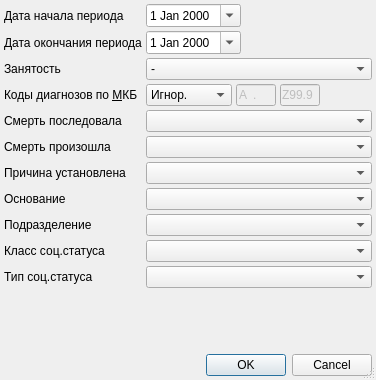
<?xml version="1.0" encoding="UTF-8"?>
<ui version="4.0">
 <class>DeathReportSetupDialog</class>
 <widget class="QDialog" name="DeathReportSetupDialog">
  <property name="windowModality">
   <enum>Qt::ApplicationModal</enum>
  </property>
  <property name="geometry">
   <rect>
    <x>0</x>
    <y>0</y>
    <width>376</width>
    <height>380</height>
   </rect>
  </property>
  <property name="windowTitle">
   <string>параметры отчёта</string>
  </property>
  <property name="sizeGripEnabled">
   <bool>true</bool>
  </property>
  <layout class="QGridLayout">
   <property name="margin">
    <number>4</number>
   </property>
   <property name="spacing">
    <number>4</number>
   </property>
   <item row="10" column="1" colspan="2">
    <widget class="CSocStatusComboBox" name="cmbSocStatusClass"/>
   </item>
   <item row="3" column="1" colspan="2">
    <widget class="QFrame" name="frmMKB">
     <property name="frameShape">
      <enum>QFrame::NoFrame</enum>
     </property>
     <property name="frameShadow">
      <enum>QFrame::Raised</enum>
     </property>
     <layout class="QGridLayout" name="_2">
      <property name="horizontalSpacing">
       <number>4</number>
      </property>
      <property name="verticalSpacing">
       <number>0</number>
      </property>
      <property name="margin">
       <number>0</number>
      </property>
      <item row="0" column="0">
       <widget class="QComboBox" name="cmbMKBFilter">
        <item>
         <property name="text">
          <string>Игнор.</string>
         </property>
        </item>
        <item>
         <property name="text">
          <string>Интервал</string>
         </property>
        </item>
       </widget>
      </item>
      <item row="0" column="1">
       <widget class="CICDCodeEdit" name="edtMKBFrom">
        <property name="enabled">
         <bool>false</bool>
        </property>
        <property name="sizePolicy">
         <sizepolicy hsizetype="Fixed" vsizetype="Fixed">
          <horstretch>0</horstretch>
          <verstretch>0</verstretch>
         </sizepolicy>
        </property>
        <property name="maximumSize">
         <size>
          <width>40</width>
          <height>16777215</height>
         </size>
        </property>
        <property name="inputMask">
         <string>a00.00; </string>
        </property>
        <property name="text">
         <string>A.</string>
        </property>
        <property name="maxLength">
         <number>6</number>
        </property>
       </widget>
      </item>
      <item row="0" column="2">
       <widget class="CICDCodeEdit" name="edtMKBTo">
        <property name="enabled">
         <bool>false</bool>
        </property>
        <property name="sizePolicy">
         <sizepolicy hsizetype="Fixed" vsizetype="Fixed">
          <horstretch>0</horstretch>
          <verstretch>0</verstretch>
         </sizepolicy>
        </property>
        <property name="maximumSize">
         <size>
          <width>40</width>
          <height>16777215</height>
         </size>
        </property>
        <property name="inputMask">
         <string>a00.00; </string>
        </property>
        <property name="text">
         <string>Z99.9</string>
        </property>
        <property name="maxLength">
         <number>6</number>
        </property>
       </widget>
      </item>
      <item row="0" column="3">
       <spacer>
        <property name="orientation">
         <enum>Qt::Horizontal</enum>
        </property>
        <property name="sizeHint" stdset="0">
         <size>
          <width>40</width>
          <height>20</height>
         </size>
        </property>
       </spacer>
      </item>
     </layout>
    </widget>
   </item>
   <item row="7" column="0">
    <widget class="QLabel" name="lblFoundation">
     <property name="text">
      <string>Основание</string>
     </property>
     <property name="buddy">
      <cstring>cmbFoundation</cstring>
     </property>
    </widget>
   </item>
   <item row="10" column="0">
    <widget class="QLabel" name="lblSocStatusClass">
     <property name="text">
      <string>Класс соц.статуса</string>
     </property>
    </widget>
   </item>
   <item row="4" column="0">
    <widget class="QLabel" name="lblPlace">
     <property name="text">
      <string>Смерть последовала</string>
     </property>
     <property name="buddy">
      <cstring>cmbPlace</cstring>
     </property>
    </widget>
   </item>
   <item row="5" column="1" colspan="2">
    <widget class="CStrComboBox" name="cmbCause"/>
   </item>
   <item row="3" column="0">
    <widget class="QLabel" name="lblMKB">
     <property name="text">
      <string>Коды диагнозов по &amp;МКБ</string>
     </property>
     <property name="buddy">
      <cstring>cmbMKBFilter</cstring>
     </property>
    </widget>
   </item>
   <item row="2" column="1" colspan="2">
    <widget class="QComboBox" name="cmbBusyness">
     <item>
      <property name="text">
       <string>-</string>
      </property>
     </item>
     <item>
      <property name="text">
       <string>указана</string>
      </property>
     </item>
     <item>
      <property name="text">
       <string>не указана</string>
      </property>
     </item>
    </widget>
   </item>
   <item row="0" column="2">
    <spacer>
     <property name="orientation">
      <enum>Qt::Horizontal</enum>
     </property>
     <property name="sizeHint" stdset="0">
      <size>
       <width>91</width>
       <height>20</height>
      </size>
     </property>
    </spacer>
   </item>
   <item row="0" column="1">
    <widget class="CDateEdit" name="edtBegDate">
     <property name="calendarPopup">
      <bool>true</bool>
     </property>
    </widget>
   </item>
   <item row="0" column="0">
    <widget class="QLabel" name="lblBegDate">
     <property name="text">
      <string>Дата начала периода</string>
     </property>
     <property name="buddy">
      <cstring>edtBegDate</cstring>
     </property>
    </widget>
   </item>
   <item row="1" column="0">
    <widget class="QLabel" name="lblEndDate">
     <property name="text">
      <string>Дата окончания периода</string>
     </property>
     <property name="buddy">
      <cstring>edtEndDate</cstring>
     </property>
    </widget>
   </item>
   <item row="13" column="0" colspan="3">
    <widget class="QDialogButtonBox" name="buttonBox">
     <property name="orientation">
      <enum>Qt::Horizontal</enum>
     </property>
     <property name="standardButtons">
      <set>QDialogButtonBox::Cancel|QDialogButtonBox::Ok</set>
     </property>
    </widget>
   </item>
   <item row="1" column="1">
    <widget class="CDateEdit" name="edtEndDate">
     <property name="calendarPopup">
      <bool>true</bool>
     </property>
    </widget>
   </item>
   <item row="1" column="2">
    <spacer>
     <property name="orientation">
      <enum>Qt::Horizontal</enum>
     </property>
     <property name="sizeHint" stdset="0">
      <size>
       <width>91</width>
       <height>20</height>
      </size>
     </property>
    </spacer>
   </item>
   <item row="11" column="1" colspan="2">
    <widget class="CRBComboBox" name="cmbSocStatusType"/>
   </item>
   <item row="6" column="0">
    <widget class="QLabel" name="lblFoundBy">
     <property name="text">
      <string>Причина установлена</string>
     </property>
     <property name="buddy">
      <cstring>cmbFoundBy</cstring>
     </property>
    </widget>
   </item>
   <item row="9" column="0">
    <widget class="QLabel" name="lblOrgStructure">
     <property name="text">
      <string>Подразделение</string>
     </property>
    </widget>
   </item>
   <item row="9" column="1" colspan="2">
    <widget class="COrgStructureComboBox" name="cmbAttachmentOrgStructureId"/>
   </item>
   <item row="5" column="0">
    <widget class="QLabel" name="lblCause">
     <property name="text">
      <string>Смерть произошла</string>
     </property>
     <property name="buddy">
      <cstring>cmbCause</cstring>
     </property>
    </widget>
   </item>
   <item row="7" column="1" colspan="2">
    <widget class="CStrComboBox" name="cmbFoundation"/>
   </item>
   <item row="4" column="1" colspan="2">
    <widget class="CStrComboBox" name="cmbPlace"/>
   </item>
   <item row="2" column="0">
    <widget class="QLabel" name="lblBusyness">
     <property name="text">
      <string>Занятость</string>
     </property>
     <property name="buddy">
      <cstring>cmbBusyness</cstring>
     </property>
    </widget>
   </item>
   <item row="6" column="1" colspan="2">
    <widget class="CStrComboBox" name="cmbFoundBy"/>
   </item>
   <item row="11" column="0">
    <widget class="QLabel" name="lblSocStatusType">
     <property name="text">
      <string>Тип соц.статуса</string>
     </property>
    </widget>
   </item>
   <item row="12" column="0">
    <spacer>
     <property name="orientation">
      <enum>Qt::Vertical</enum>
     </property>
     <property name="sizeHint" stdset="0">
      <size>
       <width>129</width>
       <height>21</height>
      </size>
     </property>
    </spacer>
   </item>
  </layout>
 </widget>
 <customwidgets>
  <customwidget>
   <class>CDateEdit</class>
   <extends>QDateEdit</extends>
   <header>library/DateEdit</header>
  </customwidget>
  <customwidget>
   <class>CRBComboBox</class>
   <extends>QComboBox</extends>
   <header>library/crbcombobox.h</header>
  </customwidget>
  <customwidget>
   <class>COrgStructureComboBox</class>
   <extends>QComboBox</extends>
   <header>Orgs/OrgStructComboBoxes</header>
  </customwidget>
  <customwidget>
   <class>CICDCodeEdit</class>
   <extends>QLineEdit</extends>
   <header>library/ICDCodeEdit.h</header>
  </customwidget>
  <customwidget>
   <class>CStrComboBox</class>
   <extends>QComboBox</extends>
   <header>library/StrComboBox.h</header>
  </customwidget>
  <customwidget>
   <class>CSocStatusComboBox</class>
   <extends>QComboBox</extends>
   <header>Registry/SocStatusComboBox.h</header>
  </customwidget>
 </customwidgets>
 <tabstops>
  <tabstop>edtBegDate</tabstop>
  <tabstop>edtEndDate</tabstop>
  <tabstop>cmbBusyness</tabstop>
  <tabstop>cmbMKBFilter</tabstop>
  <tabstop>edtMKBFrom</tabstop>
  <tabstop>edtMKBTo</tabstop>
  <tabstop>cmbPlace</tabstop>
  <tabstop>cmbCause</tabstop>
  <tabstop>cmbFoundBy</tabstop>
  <tabstop>cmbFoundation</tabstop>
  <tabstop>buttonBox</tabstop>
 </tabstops>
 <resources/>
 <connections>
  <connection>
   <sender>buttonBox</sender>
   <signal>accepted()</signal>
   <receiver>DeathReportSetupDialog</receiver>
   <slot>accept()</slot>
   <hints>
    <hint type="sourcelabel">
     <x>125</x>
     <y>282</y>
    </hint>
    <hint type="destinationlabel">
     <x>102</x>
     <y>90</y>
    </hint>
   </hints>
  </connection>
  <connection>
   <sender>buttonBox</sender>
   <signal>rejected()</signal>
   <receiver>DeathReportSetupDialog</receiver>
   <slot>reject()</slot>
   <hints>
    <hint type="sourcelabel">
     <x>238</x>
     <y>282</y>
    </hint>
    <hint type="destinationlabel">
     <x>236</x>
     <y>76</y>
    </hint>
   </hints>
  </connection>
 </connections>
</ui>
